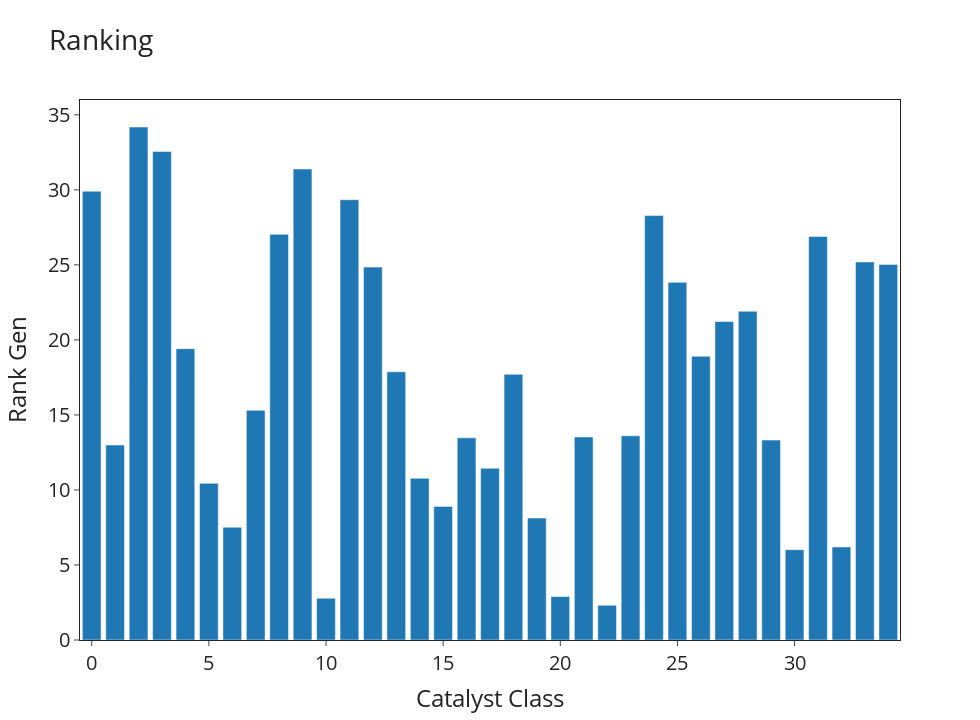

Write notebook code for a chart like this one.
### Code cell
mean_rank = df_ee.groupby(['ID'])['rank'].mean()
print(mean_rank)

fig = px.bar(x=mean_rank.index, y=mean_rank,
                labels={'x':'Catalyst Class', 'y':'Rank Gen'}, title='Ranking',
                template='simple_white',
                width=980, height=720,
                )

fig.update_xaxes(mirror=True)
fig.update_yaxes(mirror=True)

fig.update_layout(
    font_size=20,
)

fig.show()
mean_rank.sort_values()

### Figure 1 — Plotly figure (JSON) as saved in the notebook; plotly's stock layout.template omitted (floating-point values rounded to 4 significant figures)
{"data": [{"alignmentgroup": "True", "hovertemplate": "Catalyst Class=%{x}<br>Rank Gen=%{y}<extra></extra>", "legendgroup": "", "marker": {"color": "#1F77B4", "pattern": {"shape": ""}}, "name": "", "offsetgroup": "", "orientation": "v", "showlegend": false, "textposition": "auto", "type": "bar", "x": [0, 1, 2, 3, 4, 5, 6, 7, 8, 9, 10, 11, 12, 13, 14, 15, 16, 17, 18, 19, 20, 21, 22, 23, 24, 25, 26, 27, 28, 29, 30, 31, 32, 33, 34], "xaxis": "x", "y": [29.91, 12.99, 34.19, 32.56, 19.42, 10.44, 7.519, 15.31, 27.04, 31.39, 2.782, 29.34, 24.85, 17.88, 10.78, 8.903, 13.47, 11.44, 17.71, 8.13, 2.898, 13.53, 2.315, 13.61, 28.29, 23.84, 18.91, 21.22, 21.91, 13.32, 6.023, 26.89, 6.199, 25.2, 25.02], "yaxis": "y"}], "layout": {"barmode": "relative", "font": {"size": 20}, "height": 720, "legend": {"tracegroupgap": 0}, "title": {"text": "Ranking"}, "width": 980, "xaxis": {"anchor": "y", "domain": [0, 1], "mirror": true, "title": {"text": "Catalyst Class"}}, "yaxis": {"anchor": "x", "domain": [0, 1], "mirror": true, "title": {"text": "Rank Gen"}}}}
